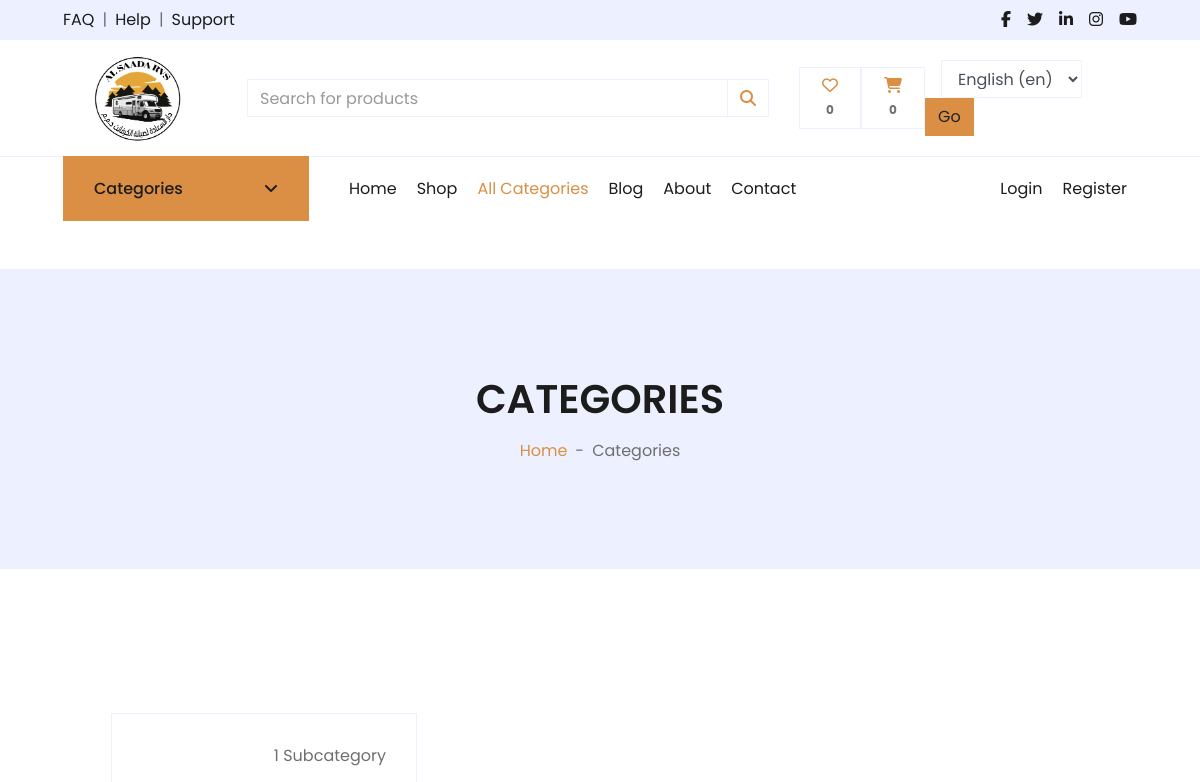
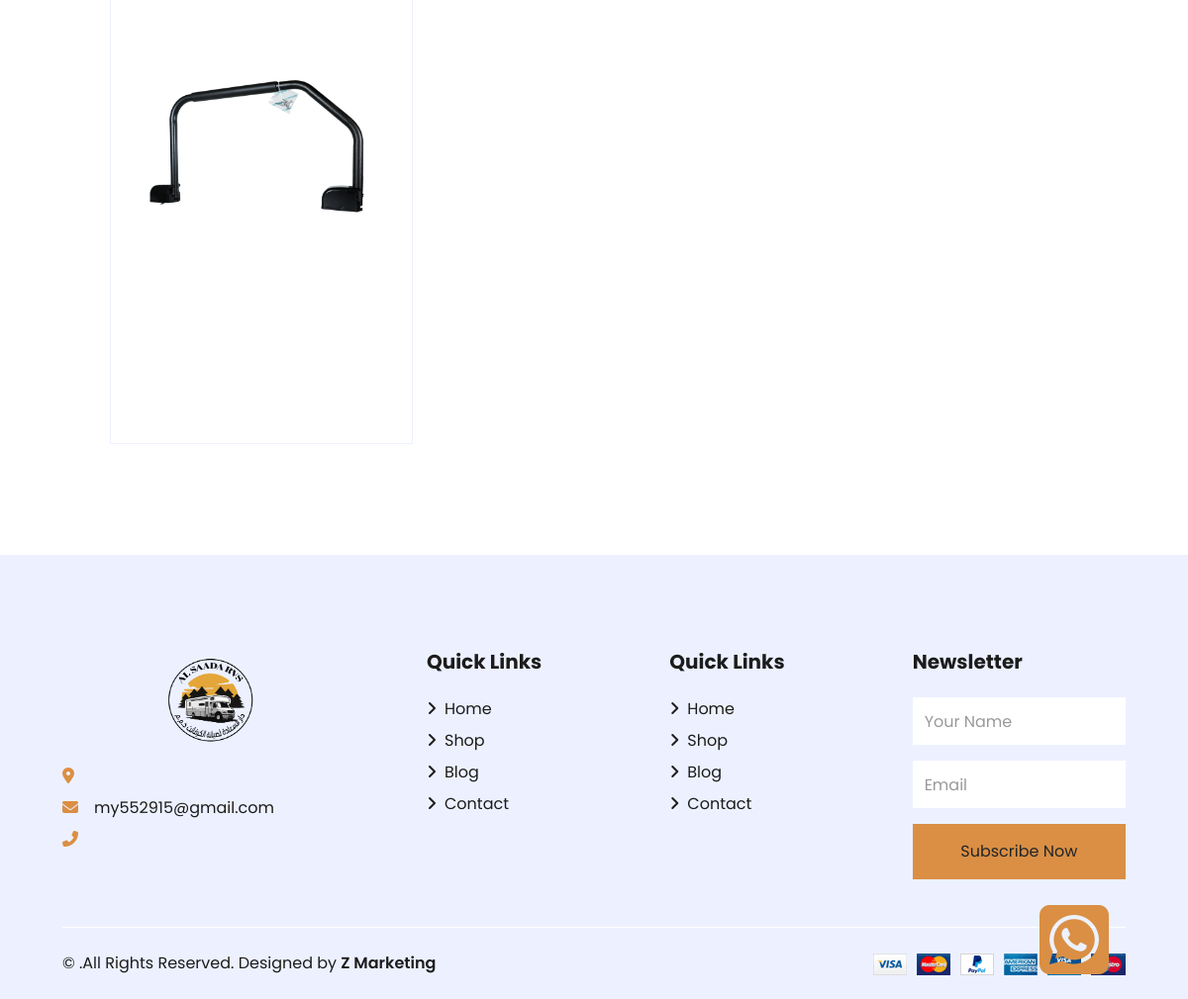
Page /products/categories/ on the committed database (2 pictures, top to bottom).
### settings/models.py (models this page shows, shortened)
class Settings(TranslatableModel):
    translations = TranslatedFields(
        site_name = models.CharField(_("site_name"), max_length=50),
        address = models.CharField(_("address"), max_length=50),
        get_in_touch = models.TextField(_("get_in_touch"),max_length=1000),
        phone = models.CharField(_("phone"), max_length=30),
        description = models.TextField(_("description"),max_length=1000)
    )
    logo = models.ImageField(_("logo"), upload_to='setting/')
    email = models.EmailField(_("email"), max_length=254)
    fb_link = models.URLField(_("fb_link"), max_length=200)
    twitter_link = models.URLField(_("twitter_link"), max_length=200)
    instagram_link = models.URLField(_("instagram_link"), max_length=200)
    class Meta:
        verbose_name = _("Settings")
        verbose_name_plural = _("Settings")

### products/models.py (models this page shows, shortened)
class Category(TranslatableModel):
    image = models.ImageField(_("category image"),null=True,blank=True,upload_to='category-image/')
    translations = TranslatedFields(
        name = models.CharField(_("category name"),max_length=100)
    )
    class Meta:
        verbose_name_plural = _("Categories")
        verbose_name = _("Categories")

### products/views.py (the view)
# urls.py: path('categories/',category_list ,name='categories'),
def category_list(request):
    category_list = Category.objects.annotate(subcategory_count=Count('subcategory'))
    paginator = Paginator(category_list,1)
    page = request.GET.get('page')
    paged_product = paginator.get_page(page)
    context = {
        'category_list':paged_product
    }
    return render(request,'products/categories.html',context)

### products/templates/products/categories.html (shortened to what this page needs)
{% extends "base.html" %}
{% load static %}
{% load i18n %}
{% block body %}
<div class="container-fluid bg-secondary mb-5">
    <div class="d-flex flex-column align-items-center justify-content-center" style="min-height: 300px">
        <h1 class="font-weight-semi-bold text-uppercase mb-3">{% trans "Categories" %}</h1>
        <div class="d-inline-flex">
            <p class="m-0"><a href="/">{% trans "Home" %}</a></p>
            <p class="m-0 px-2">-</p>
            <p class="m-0">{% trans "Categories" %}</p>
        </div>
    </div>
</div>
<div class="container-fluid pt-5">
    <div class="row px-xl-5 pb-3">
        <div class="container-fluid pt-5">
            <div class="row px-xl-5 pb-3">
                {% for category in categories %}
        <div class="col-lg-4 col-md-6 pb-1">
            <div class="cat-item d-flex flex-column border mb-4" style="padding: 30px;">
                <p class="text-right">{{ category.subcategory_set.count }} {% trans "Subcategory" %} </p>
                <a href="{% url 'subcategories' category.id %}" class="cat-img position-relative overflow-hidden mb-3">
                    <img class="img-fluid" src="{% if category.image %}{{ category.image.url }}{% endif %}" alt="">
                </a>
            </div>
        </div>
    {% endfor %}
            </div>
        </div>
    </div>
</div>
<div class="col-12 pb-1">
</div>
{% endblock body %}

### templates/base.html (shortened to what this page needs)
{% load static %}
{% load i18n %}
<!DOCTYPE HTML>
<html lang="{{ current_language }}">
<head>
    <link href="https://cdnjs.cloudflare.com/ajax/libs/font-awesome/5.10.0/css/all.min.css" rel="stylesheet">
    <link href="{% static 'lib/owlcarousel/assets/owl.carousel.min.css'%}" rel="stylesheet">
    <link href="{% static 'css/all.min.css'%}" rel="stylesheet">
    <link href="{% static 'css/style.css'%}" rel="stylesheet">
    <link href="{% static 'css/custom.css'%}" rel="stylesheet">
</head>
<body>
    <div class="container-fluid">
        <div class="row bg-secondary py-2 px-xl-5">
            <div class="col-lg-6 d-none d-lg-block">
                <div class="d-inline-flex align-items-center">
                    <a class="text-dark" href="{% url 'contact'%}">{% trans "FAQ" %}</a>
                    <span class="text-muted px-2">|</span>
                    <a class="text-dark" href="{% url 'contact'%}">{% trans "Help" %}</a>
                    <span class="text-muted px-2">|</span>
                    <a class="text-dark" href="{% url 'contact'%}">{% trans "Support" %}</a>
                </div>
            </div>
            <div class="col-lg-6 text-center text-lg-right">
                <div class="d-inline-flex align-items-center">
                    <a class="text-dark px-2" href="{{about_site.fb_link}}">
                        <i class="fab fa-facebook-f"></i>
                    </a>
                    <a class="text-dark px-2" href="{{about_site.twitter_link}}">
                        <i class="fab fa-twitter"></i>
                    </a>
                    <a class="text-dark px-2" href="">
                        <i class="fab fa-linkedin-in"></i>
                    </a>
                    <a class="text-dark px-2" href="{{about_site.instagram_link}}">
                        <i class="fab fa-instagram"></i>
                    </a>
                    <a class="text-dark pl-2" href="">
                        <i class="fab fa-youtube"></i>
                    </a>
                </div>
            </div>
        </div>
        <div class="row align-items-center py-2 px-xl-5">
            <div class="col-lg-2 d-none d-lg-block">
                <a href="/" class="text-decoration-none">
                    <h1 class="m-0  text-center display-5 font-weight-semi-bold">
                        <img src="{{about_site.logo.url}}" width="100px" height="100px" alt="Logo">
                    </h1>
                </a>
            </div>
            <div class="col-lg-6 col-6  text-left">
                <form id="searchForm" autocomplete="off" action="">
                    <div class="input-group">
                        <input type="text" id="searchInput" class="form-control"
                            placeholder="{% trans "Search for products" %}">
                        <div class="input-group-append">
                            <span class="input-group-text bg-transparent text-primary">
                                <i class="fa fa-search"></i>
                            </span>
                        </div>
                    </div>
                </form>
            </div>
            <div class="col-lg-4 col-6 d-lg-flex justify-content-center align-items-center  text-right">
                <a href="{% url 'favourite'%}" class="btn border">
                    {% if product_counter == 0 %}
                    <i class="fa-regular fa-heart text-primary"></i>
                    <span class="badge">{{product_counter}}</span>
                    {% else %}
                    <i class="fas fa-heart text-primary"></i>
                    <span class="badge">{{product_counter}}</span>
                    {% endif %}
                </a>
                <a href="{% url 'cart'%}" class="btn border">
                    <i class="fas fa-shopping-cart text-primary"></i>
                    <span class="badge">{{cart_counter}}</span>
                </a>
                <form action="{% url 'set_language' %}" method="post" class="form-inline  ">
                    <div class="form-group mx-sm-3 ">
                        <select name="language" id="language" class="form-control">
                            {% get_current_language as LANGUAGE_CODE %}
                            {% get_available_languages as LANGUAGES %}
                            {% get_language_info_list for LANGUAGES as languages %}
                            {% for language in languages %}
                            <option value="{{ language.code }}"
                                {% if language.code == LANGUAGE_CODE %}selected{% endif %}>
                                {{ language.name_local }} ({{ language.code }})
                            </option>
                            {% endfor %}
                        </select>
                    </div>
                    <button type="submit" class="btn btn-primary ">Go</button>
                </form>
            </div>
        </div>
    </div>
    <div class="container-fluid mb-5">
        <div class="row border-top px-xl-5">
            <div class="col-lg-3 d-none d-lg-block">
                <a class="btn shadow-none d-flex align-items-center justify-content-between bg-style text-white w-100"
                    data-toggle="collapse" href="#navbar-vertical"
                    style="height: 65px; margin-top: -1px; padding: 0 30px;">
                    <h6 class="m-0">{% trans "Categories" %}</h6>
                    <i class="fa fa-angle-down text-dark"></i>
                </a>
            </div>
            <div class="col-lg-9">
                <nav class="navbar navbar-expand-lg bg-light navbar-light py-3 py-lg-0 px-0">
                    <div class="collapse navbar-collapse justify-content-between" id="navbarCollapse">
                        <div class="navbar-nav mr-auto py-0">
                            <a href="/"
                                class="nav-item nav-link {% if request.path == '/' or request.path == '/en/' or request.path == '/ar/' %}active{% endif %}">{% trans "Home" %}</a>
                            <a href="{% url 'product_list' %}"
                                class="nav-item nav-link {% if request.path == '/products/' or request.path == '/products/en/' or request.path == '/products/ar/' %}active{% endif %}">{% trans "Shop" %}</a>
                            <a href="{% url 'categories' %}"
                                class="nav-item nav-link {% if request.path == '/products/categories/' or request.path == '/products/categories/en/' or request.path == '/products/categories/ar/' %}active{% endif %}">{% trans "All Categories" %}</a>
                            <a href="{% url 'blog' %}"
                                class="nav-item nav-link {% if request.path == '/blog/' or request.path == '/blog/en/' or request.path == '/blog/ar/' %}active{% endif %}">{% trans "Blog" %}</a>
                            <a href="{% url 'about' %}"
                                class="nav-item nav-link {% if request.path == '/about/' or request.path == '/about/en/' or request.path == '/about/ar/' %}active{% endif %}">{% trans "About" %}</a>
                            <a href="{% url 'contact' %}"
                                class="nav-item nav-link {% if request.path == '/contact/' or request.path == '/contact/en/' or request.path == '/contact/ar/' %}active{% endif %}">{% trans "Contact" %}</a>
                        </div>
                        {% if user.is_authenticated %}
                        <div class="navbar-nav ml-auto py-0">
                            <a href="{% url 'profile'%}" class="nav-item nav-link">{% trans "Profile" %}</a>
                            <a href="{% url 'product_new'%}" class="nav-item nav-link">{% trans "Add Product" %}</a>
                            <a href="{% url 'logout' %}" class="nav-item nav-link">{% trans "logout" %}</a>
                        </div>
                        {% else %}
                        <div class="navbar-nav ml-auto py-0">
                            <a href="{% url 'login' %}" class="nav-item nav-link">{% trans "Login" %}</a>
                            <a href="{% url 'register' %}" class="nav-item nav-link">{% trans "Register" %}</a>
                        </div>
                        {% endif %}
                    </div>
                </nav>
            </div>
        </div>
    </div>
    {% block body %}
    {% endblock body %}
    <div class="container-fluid bg-secondary text-dark mt-5 pt-5">
        <div class="row px-xl-5 pt-5">
            <div class="col-lg-4 col-md-12 mb-5 pr-3 pr-xl-5">
                <a href="/" class="text-decoration-none">
                    <h1 class="mb-1 text-center display-5 font-weight-semi-bold">
                        <img src="{{about_site.logo.url}}" width="100px" height="100px" alt="Logo">
                    </h1>
                </a>
                <p class="mb-2"><i class="fa fa-map-marker-alt text-primary mr-3"></i>{{about_site.address}}</p>
                <p class="mb-2"><i class="fa fa-envelope text-primary mr-3"></i>{{about_site.email}}</p>
                <p class="mb-0"><i class="fa fa-phone-alt text-primary mr-3"></i>{{about_site.phone}}</p>
                <a href="https://wa.me/{{about_site.phone}}" target="_blank" class="position-fixed whatsicon" rel="noopener noreferrer">
                        <i class="fa-brands fa-square-whatsapp fa-5x"></i>
                    </a>
            </div>
            <div class="col-lg-8 col-md-12">
                <div class="row">
                    <div class="col-md-4 mb-5">
                        <h5 class="font-weight-bold text-dark mb-4">{% trans "Quick Links" %}</h5>
                        <div class="d-flex flex-column justify-content-start">
                            <a class="text-dark mb-2" href="/"><i
                                    class="fa fa-angle-right mr-2"></i>{% trans "Home" %}</a>
                            <a class="text-dark mb-2" href="{% url 'product_list'%}"><i
                                    class="fa fa-angle-right mr-2"></i>{% trans "Shop" %}</a>
                            <a class="text-dark mb-2" href="{% url 'blog'%}"><i
                                    class="fa fa-angle-right mr-2"></i>{% trans "Blog" %}
                            </a>
                            <a class="text-dark" href="{% url 'contact'%}"><i
                                    class="fa fa-angle-right mr-2"></i>{% trans "Contact" %}
                            </a>
                        </div>
                    </div>
                    <div class="col-md-4 mb-5">
                        <h5 class="font-weight-bold text-dark mb-4">{% trans "Quick Links" %}</h5>
                        <div class="d-flex flex-column justify-content-start">
                            <a class="text-dark mb-2" href="/"><i
                                    class="fa fa-angle-right mr-2"></i>{% trans "Home" %}</a>
                            <a class="text-dark mb-2" href="{% url 'product_list'%}"><i
                                    class="fa fa-angle-right mr-2"></i>{% trans "Shop" %}</a>
                            <a class="text-dark mb-2" href="{% url 'blog'%}"><i
                                    class="fa fa-angle-right mr-2"></i>{% trans "Blog" %}
                            </a>
                            <a class="text-dark" href="{% url 'contact'%}"><i
                                    class="fa fa-angle-right mr-2"></i>{% trans "Contact" %}
                            </a>
                        </div>
                    </div>
                    <div id="main_form_div" class="col-md-4 mb-5">
                        <h5 class="font-weight-bold text-dark mb-4">{% trans "Newsletter" %}</h5>
                        <form id="newsletter_form" method="POST" action="{% url 'newsletter_footer'%}">
                            <div class="form-group">
                                <input type="text" class="form-control border-0 py-4" name="name"
                                    placeholder="{% trans "Your Name" %}" required="required" />
                            </div>
                            <div class="form-group">
                                <input type="email" class="form-control border-0 py-4" name="email"
                                    placeholder="{% trans "Email" %}" required="required" />
                            </div>
                            <div>
                                <button class="btn btn-primary btn-block border-0 py-3"
                                    type="submit">{% trans "Subscribe Now" %}</button>
                            </div>
                        </form>
                    </div>
                </div>
            </div>
        </div>
        <div class="row border-top border-light mx-xl-5 py-4">
            <div class="col-md-6 px-xl-0">
                <p class="mb-md-0 text-center text-md-left text-dark">
                    &copy; .{% trans "All Rights Reserved. Designed by" %}
                    <a class="text-dark font-weight-semi-bold" href="https://zmarketings.com">Z Marketing</a><br>
                </p>
            </div>
            <div class="col-md-6 px-xl-0 text-center text-md-right">
                <img class="img-fluid" src="{% static 'img/payments.png'%}" alt="">
            </div>
        </div>
    </div>
</body>
</html>

### rows in the picture
Settings: logo (picture), email "my552915@gmail.com"
Category: subcategory_set.count "1", image (picture)

### other values in the picture
{{ product_counter }} "0"
{{ cart_counter }} "0"
form field language "English (en)"
